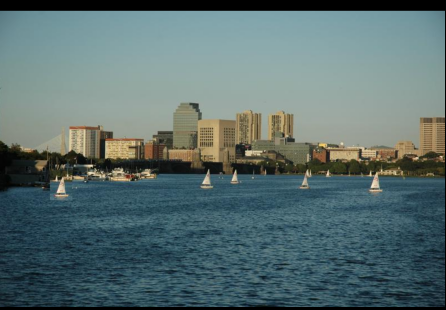
#> input picture Copy Move Forgery/Forged Inputs/test2.png, 446 x 310 px, found by its file name
$ python main.py
#> lines starting #> are read from the running program, lines starting #| are printed output that depends on the picture; after the words box and inside, x2 and y2 are one past the last pixel; in counts of white or black regions, pixels touching at a corner belong together
### Copy Move Forgery/ForgeryDetection.py
import numpy as np  # Importing all necessary libraries
import cv2
from sklearn.cluster import DBSCAN

class Detect(object):
    def __init__(self, image):
        self.image = image

    def siftDetector(self): # Applying Scale Invariant Feature Transform
        sift = cv2.SIFT_create()
        gray = cv2.cvtColor(self.image, cv2.COLOR_BGR2GRAY)
        self.key_points, self.descriptors = sift.detectAndCompute(gray, None)
        return self.key_points, self.descriptors

    def showSiftFeatures(self): # Highlighting the keypoints generated by SIFT algorithm
        sift_image = cv2.drawKeypoints(self.image, self.key_points, self.image.copy())
        return sift_image

    # Below are two methods of highlighting the forged regions.Please only one definition of the function at a time

    # 1st Method joins the forged areas with lines on the origianl image.Below is the code for the same
    def locateForgery(self, eps, min_sample):
        # eps - Max distance between two samples for them to be considered part of same cluster
        # min_sample - Min number of points required to form a cluster
        clusters = DBSCAN(eps=eps, min_samples=min_sample).fit(self.descriptors) # Applying DBSCAN on the keypoints generated by SIFT
        size = np.unique(clusters.labels_).shape[0] - 1 # Subtracting 1 because label (-1) is for outliers or noise
        forgery = self.image.copy()

        if (size == 0) and (np.unique(clusters.labels_)[0] == -1):
            # If no clusters are found and only outliers are present, means no forgery
            print('No Forgery Found!!!')
            return None

        if size == 0: # Handling edge case of a single cluster
            size = 1

        cluster_list = [[] for _ in range(size)]
        for idx in range(len(self.key_points)):
            if clusters.labels_[idx] != -1: # Ignore outliers
                cluster_list[clusters.labels_[idx]].append(
                    (int(self.key_points[idx].pt[0]), int(self.key_points[idx].pt[1]))
                ) # Each valid keypoint is addedd to the cluster list

        for points in cluster_list:
            if len(points) > 1:# Processes cluster that have more than one point
                for idx1 in range(1, len(points)):
                    cv2.line(forgery, points[0], points[idx1], (255, 0, 0), 5) # Connects the first point of the cluster with all other points of the same cluster

        return forgery

    # [31 lines of commented-out code are left out]

### Copy Move Forgery/main.py
import sys
import cv2
from ForgeryDetection import Detect
import re
from datetime import datetime

file_path = r"E:\DIP Project\Copy Move Forgery\Forged Inputs\test2.png" # Copy the path of the image you want to test
image=cv2.imread(file_path)
#> image is the input picture: shape (310, 446, 3); mean B, G, R 110.5, 110.1, 89.6
eps =60
min_samples=2
print('Detecting Forgery with parameter value as\neps:{}\nmin_samples:{}'.format(eps,min_samples))

detect=Detect(image)

key_points,descriptors = detect.siftDetector() # Coordinates and the 128 dimensional feature vector of the keypoints recognized by SIFT algorithm
#> in siftDetector, `gray = cv2.cvtColor(self.image, cv2.COLOR_BGR2GRAY)`:
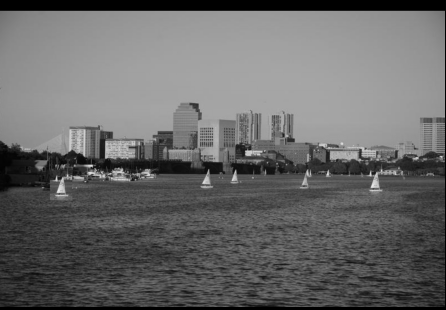
#> gray: shape (310, 446); min 0, max 233, mean 104
#> in siftDetector, `self.key_points, self.descriptors = sift.detectAndCompute(gray, None)`: self.key_points = 669 keypoints; strongest (x, y, size): (91, 166, 2), (248, 153, 4.1), (90, 173, 2.5), (370, 175, 1.9)
#> key_points has the same summary as self.key_points in siftDetector
sift_image = detect.showSiftFeatures()
#> in showSiftFeatures, `sift_image = cv2.drawKeypoints(self.image, self.key_points, self.image..`:
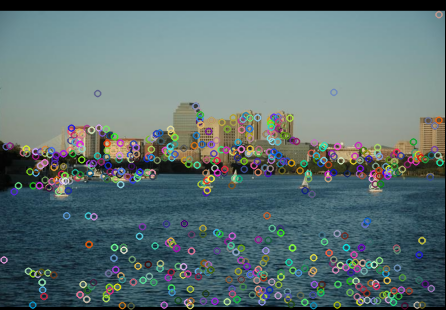
#> sift_image: shape (310, 446, 3); mean B, G, R 114.4, 113.3, 93.6
forgery=detect.locateForgery(eps,min_samples)
#> after the loop in locateForgery, `for points in cluster_list:`:
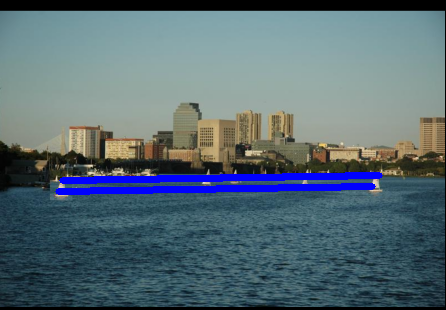
#> forgery: shape (310, 446, 3); 3.25% of pixels changed, all inside (x1, y1, x2, y2) = (55, 172, 383, 195)
if forgery is None:
	sys.exit(0)
print("Forgery Detected")
cv2.imshow('SIFT Features', sift_image) # Keypoints recognizedd by SIFT
cv2.imshow('Original image',image)
cv2.imshow('Forgery',forgery) # Output - could be mask or forged regions connected by lines.Select definition of locateForgery function accordingly

wait_time=100

while(cv2.getWindowProperty('Forgery', 0) >= 0) and (cv2.getWindowProperty('Original image', 0) >= 0) and (cv2.getWindowProperty('SIFT Features', 0)>=0 ) :
	keyCode = cv2.waitKey(wait_time)
#> (key Esc is pressed here)

cv2.destroyAllWindows()

$ run again, with Copy Move Forgery/Forged Inputs/test1.png copied over Copy Move Forgery/Forged Inputs/test2.png
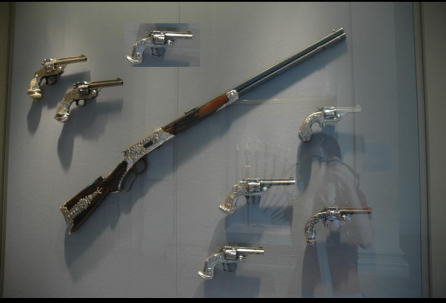
#> input picture Copy Move Forgery/Forged Inputs/test1.png, 446 x 303 px, found by its file name
#> image is the input picture: shape (303, 446, 3); mean B, G, R 95.2, 97.3, 94.7
#> self.key_points = 231 keypoints; strongest (x, y, size): (168, 34, 2.1), (326, 111, 2), (156, 35, 1.9), (129, 58, 2.4)
#> key_points has the same summary as self.key_points in siftDetector
#> in showSiftFeatures, `sift_image = cv2.drawKeypoints(self.image, self.key_points, self.image..`:
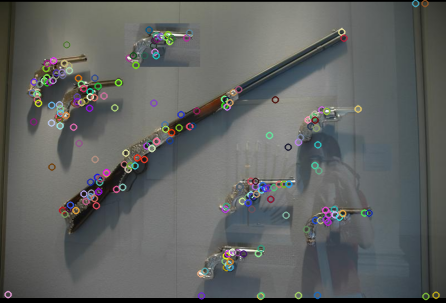
#> sift_image: shape (303, 446, 3); mean B, G, R 96.8, 98.6, 96.2
#> after the loop in locateForgery, `for points in cluster_list:`:
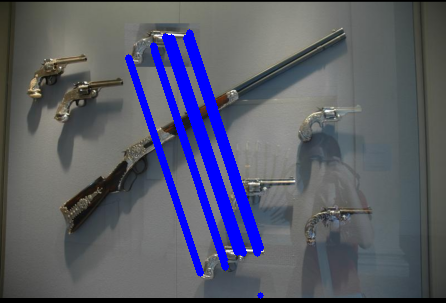
#> forgery: shape (303, 446, 3); 6.82% of pixels changed, all inside (x1, y1, x2, y2) = (125, 29, 264, 299)

$ run again, with Copy Move Forgery/Forged Inputs/test3.png copied over Copy Move Forgery/Forged Inputs/test2.png
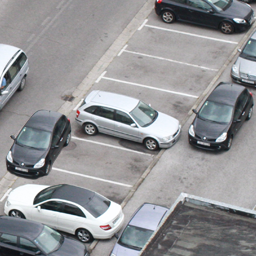
#> input picture Copy Move Forgery/Forged Inputs/test3.png, 256 x 256 px, found by its file name
#> image is the input picture: shape (256, 256, 3); mean B, G, R 149.7, 147.1, 146.4
#> self.key_points = 450 keypoints; strongest (x, y, size): (237, 20, 3.9), (223, 137, 5.1), (41, 163, 5.1), (81, 214, 4.3)
#> key_points has the same summary as self.key_points in siftDetector
#> in showSiftFeatures, `sift_image = cv2.drawKeypoints(self.image, self.key_points, self.image..`:
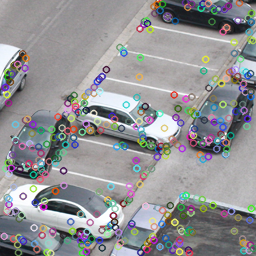
#> sift_image: shape (256, 256, 3); mean B, G, R 148.9, 146.4, 146.1
#> after the loop in locateForgery, `for points in cluster_list:`:
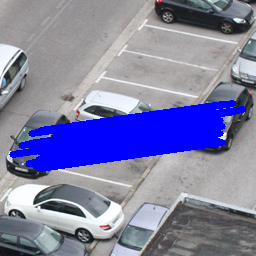
#> forgery: shape (256, 256, 3); 13.8% of pixels changed, all inside (x1, y1, x2, y2) = (9, 100, 247, 172)

$ run again, with Copy Move Forgery/Forged Inputs/test4.jpeg saved as Copy Move Forgery/Forged Inputs/test2.png
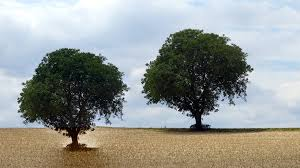
#> input picture Copy Move Forgery/Forged Inputs/test4.jpeg, 300 x 168 px, found by its file name
#> image is the input picture: shape (168, 300, 3); mean B, G, R 147.9, 152.2, 149.5
#> in siftDetector, `gray = cv2.cvtColor(self.image, cv2.COLOR_BGR2GRAY)`:
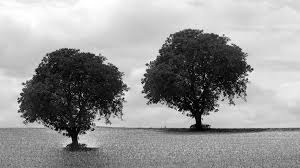
#> gray: shape (168, 300); min 0, max 255, mean 150.9
#> self.key_points = 206 keypoints; strongest (x, y, size): (199, 70, 53.2), (71, 86, 52.6), (69, 140, 4.3), (199, 128, 8.6)
#> key_points has the same summary as self.key_points in siftDetector
#> after the loop in locateForgery, `for points in cluster_list:`:
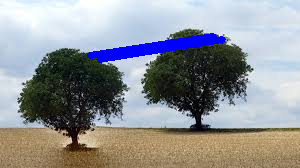
#> forgery: shape (168, 300, 3); 3.06% of pixels changed, all inside (x1, y1, x2, y2) = (86, 33, 226, 63)
